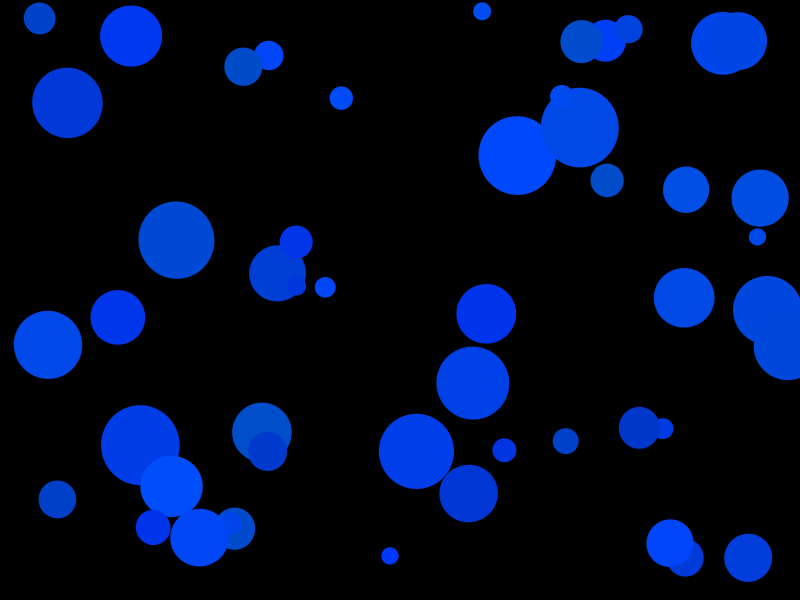
Frame 1 (no input)
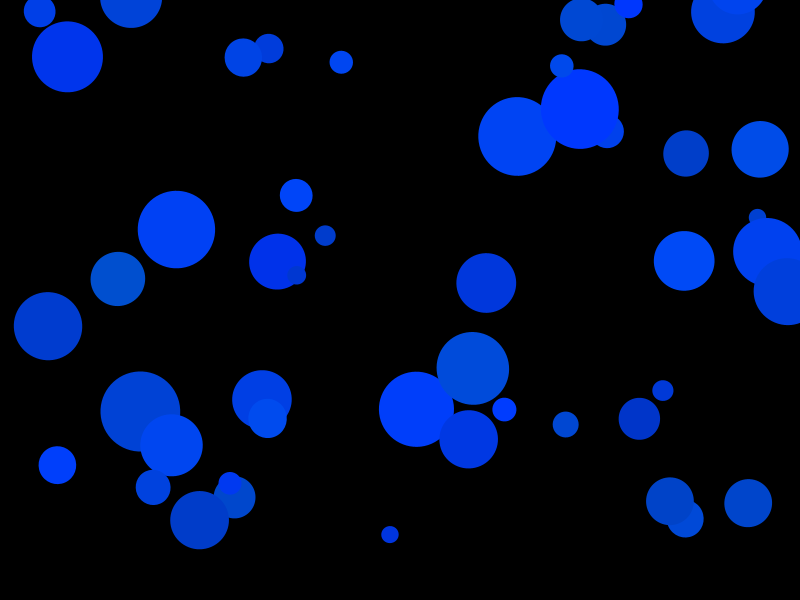
Frame 60 (the mouse pressed at the canvas centre just before this capture)
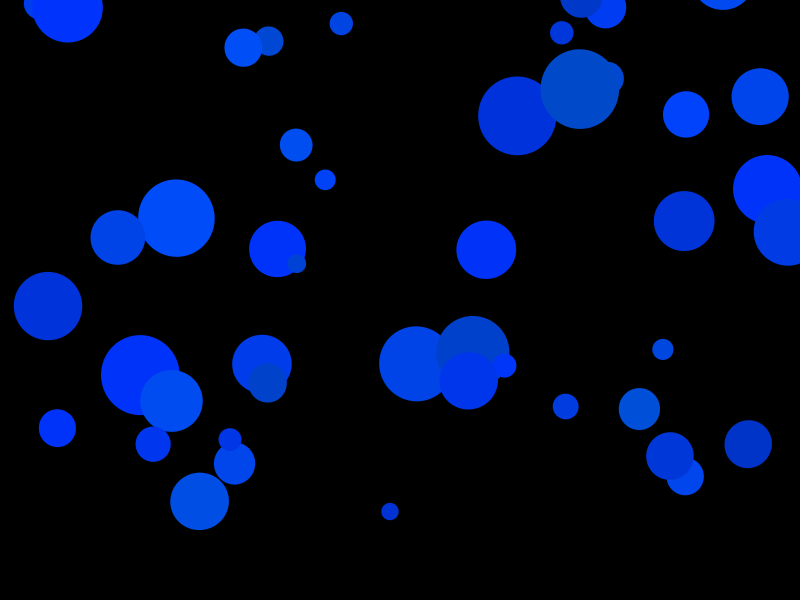
Frame 120 (the mouse held since frame 60 and released just before this capture)

The Processing sketch that drew these frames (run headless with seeded random() and noise(); from frame 60 on, the mouse is pressed at the canvas centre):

// Processing sketch: processing_37473
// ── processing_37473.pde

Spot[] sp = new Spot[50];

/* @pjs preload="http://mathatelle.appspot.com/imgs/drawing_circle.png"; */
  
void setup() {
  size(800, 600);
  colorMode(RGB,255);
  smooth();
  noStroke();
  for (int i = 0; i < sp.length; i++) {
    sp[i] = new Spot(
    random(width), 
    random(height), 
    random(0.2,1.0), 
    random(0.1,1.0));
  }
}
  
void draw(){
  background(0);
  for (int i = 0; i < sp.length; i++) {
    sp[i].move();
    sp[i].display();
  }
}
  
class Spot {
  float x, y, diameter, speed; // x座標, y座標, 直径, 速さ
  
  Spot(float _x, float _y, float _diameter, float _speed) {
    x = _x;
    y = _y;
    diameter = _diameter;
    speed = _speed;
  }
  
  void move() {
    speed *= 1.001;
    y -= speed;
    if (y < - width*diameter/2) {
      x = random(width);
      y = height + width*diameter/2;
      speed = random(0.5,3);
      }
  }
  
  void display() {
    pushMatrix();
    translate(x, y);
    rotate(TWO_PI*diameter);
    scale(diameter);
    //tint(255, 255, 255, 153);
    fill(0, random(50, 80), random(200, 255));
    ellipse(0,0,random(80,82),random(82,82));
    popMatrix();
  }
}
